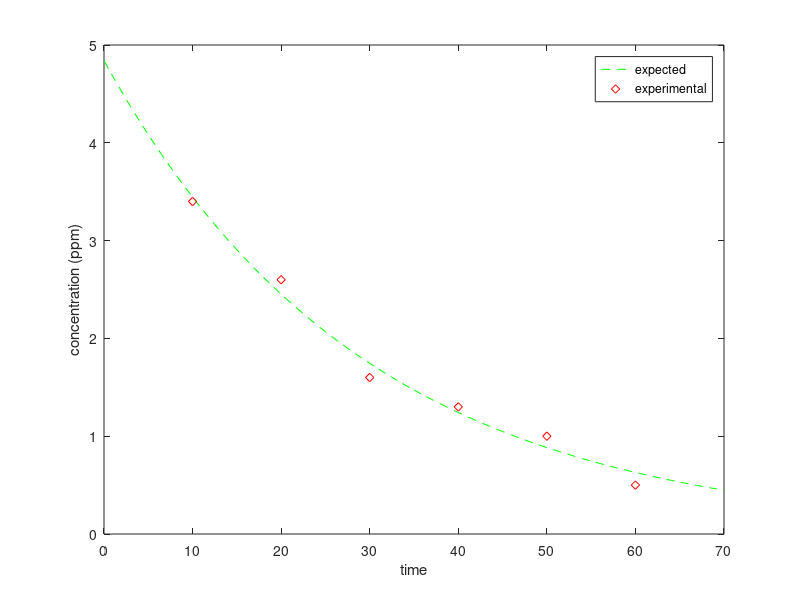

Reproduce this figure in MATLAB.
% Given experimental data
t_exp = 10:10:60;
c_exp = [3.4 2.6 1.6 1.3 1.0 0.5];
% Expected function

t_func = [0: 0.5: 70];
c_func = 4.84 * exp(-0.034.*t_func);

%Plot

plot(t_func, c_func, '-- g')
xlabel('time')
ylabel('concentration (ppm)')
hold on
plot(t_exp, c_exp, 'dr')
legend('expected', 'experimental')